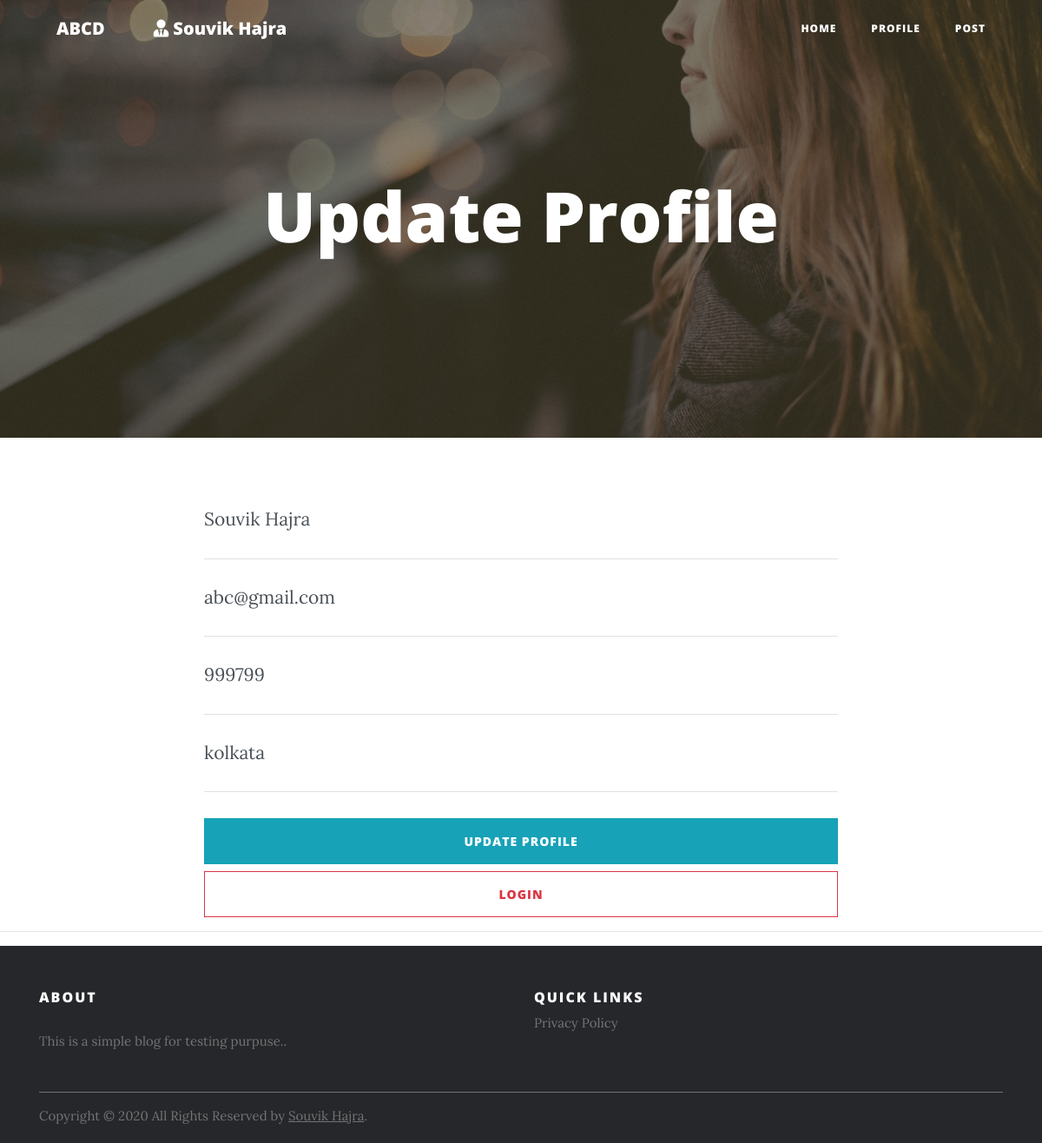
Screenshot of /editprofile.php (signed in) with the database file from the repository.
### tables this page shows
CREATE TABLE `users` (
  `u_id` int(11) NOT NULL,
  `u_name` varchar(50) NOT NULL,
  `u_username` varchar(50) DEFAULT NULL,
  `u_email` varchar(50) NOT NULL,
  `u_password` varchar(50) NOT NULL,
  `u_phone` varchar(50) DEFAULT NULL,
  `u_address` varchar(120) NOT NULL,
  `u_ip_address` varchar(255) DEFAULT NULL,
  `status` int(11) NOT NULL DEFAULT '1',
  `u_created_at` datetime NOT NULL DEFAULT CURRENT_TIMESTAMP
);

### editprofile.php (the view, shortened to what this page needs)
<!DOCTYPE html>
<html lang="en">
<head>
  <link href="vendor/bootstrap/css/bootstrap.min.css" rel="stylesheet">
  <link href="vendor/fontawesome-free/css/all.min.css" rel="stylesheet" type="text/css">
  <link href="css/clean-blog.min.css" rel="stylesheet">
</head>
<body>
 <?php include('dataconfig.php'); ?>
  <nav class="navbar navbar-expand-lg navbar-light fixed-top" id="mainNav">
    <div class="container">
      <a class="navbar-brand" href="index.php">ABCD</a>
      <a class="navbar-brand disabledah" href="index.php"><?php echo ((!isset($_SESSION['u_name']) || $_SESSION['u_name'] == '') ? "" : "<i class='fas fa-user-tie'></i>  ".$_SESSION['u_name']); ?></a>
      <div class="collapse navbar-collapse" id="navbarResponsive">
        <ul class="navbar-nav ml-auto">
          <li class="nav-item">
            <a class="nav-link" href="index.php">Home</a>
          </li>
          <?php
            if (!isset($_SESSION['u_id']) || $_SESSION['u_id'] == ''){
          ?>
          <li class="nav-item">
            <a class="nav-link" href="login.php">Login</a>
          </li>
          <?php
          }else{
         ?>
          <li class="nav-item">
            <a class="nav-link" href="profile.php">Profile</a>
          </li>
        <?php
          }
          ?>
          <?php
            if (isset($_SESSION['u_id'])){
          ?>
          <li class="nav-item">
            <a class="nav-link" href="createpost.php">Post</a>
          </li>
          <?php
          }
          ?>
        </ul>
      </div>
    </div>
  </nav>
  <header class="masthead" style="background-image: url('img/editp.jpg')">
    <div class="overlay"></div>
    <div class="container">
      <div class="row">
        <div class="col-lg-8 col-md-10 mx-auto">
          <div class="site-heading">
            <h1>Update Profile</h1>
          </div>
        </div>
      </div>
    </div>
  </header>
   <div class="container">
    <div class="row">
      <div class="col-lg-8 col-md-10 mx-auto">
         <?php
        $finalval = $_SESSION['u_id'];
        $sql = "SELECT * FROM users where u_id='".$finalval."'";
        $result = $conn->query($sql);
        if ($result->num_rows > 0) {
        $row = $result->fetch_assoc();
        } else {
            echo "0 results";
        }
        ?>
        <form name="sentMessage" id="contactForm" method="post" action="" novalidate>
          <div class="control-group">
            <div class="form-group floating-label-form-group controls">
              <input type="text" class="form-control" value="<?php echo $row['u_name'] ?>" name="fname" placeholder="First Name" id="fname" required data-validation-required-message="Please enter your name.">
            </div>
          </div>
          <div class="control-group">
            <div class="form-group floating-label-form-group controls">
              <input type="text" class="form-control" value="<?php echo $row['u_email'] ?>" name="email" placeholder="Email" id="name" required data-validation-required-message="Please enter your name.">
            </div>
          </div>
          <div class="control-group">
            <div class="form-group floating-label-form-group controls">
              <input type="text" class="form-control" value="<?php echo $row['u_phone'] ?>" name="phn" placeholder="Phone No" id="name" required data-validation-required-message="Please enter your name.">
            </div>
          </div>
          <div class="control-group">
            <div class="form-group floating-label-form-group controls">
              <input type="text" class="form-control" value="<?php echo $row['u_address'] ?>" name="addres" placeholder="Address" id="name" required data-validation-required-message="Please enter your name.">
            </div>
          </div>
          <br>
          <button name="bji" type="submit" class="btn btn-info btn-block" id="sendMessageButton">Update Profile</button>
          <a href="register.php" class="btn btn-outline-danger btn-block">Login</a>
        </form>
      </div>
    </div>
  </div><hr>
  <footer class="site-footer">
      <div class="container">
        <div class="row">
          <div class="col-sm-12 col-md-6">
            <h6>About</h6>
            <p class="text-justify">This is a simple blog for testing purpuse..</p>
          </div>
          <div class="col-xs-6 col-md-6">
            <h6>Quick Links</h6>
            <ul class="footer-links">
              <li><a href="http://localhost/juniarblog/privacy.php">Privacy Policy</a></li>
            </ul>
          </div>
        </div>
        <hr>
      </div>
      <div class="container">
        <div class="row">
          <div class="col-md-8 col-sm-6 col-xs-12">
            <p class="copyright-text">Copyright &copy; 2020 All Rights Reserved by
         <a href="#">Souvik Hajra</a>.
            </p>
          </div>
        </div>
      </div>
</footer>
</body>
</html>

### editprofile.php (style rules this page uses)
.disabledah { pointer-events: none; cursor: default; }
.site-footer { background-color:#26272b; padding:45px 0 20px; font-size:15px; line-height:24px; color:#737373; }
.site-footer hr { border-top-color:#bbb; opacity:0.5 }
.site-footer h6 { color:#fff; font-size:16px; text-transform:uppercase; margin-top:5px; letter-spacing:2px }
.site-footer a { color:#737373; }
.footer-links { padding-left:0; list-style:none }
.footer-links li { display:block }
.footer-links a { color:#737373 }
.copyright-text { margin:0 }

### rows the page displays
users: fname "Souvik Hajra", email "abc@gmail.com", phn "999799", addres "kolkata"

### other values shown
$_SESSION['u_name'] "Souvik Hajra"
